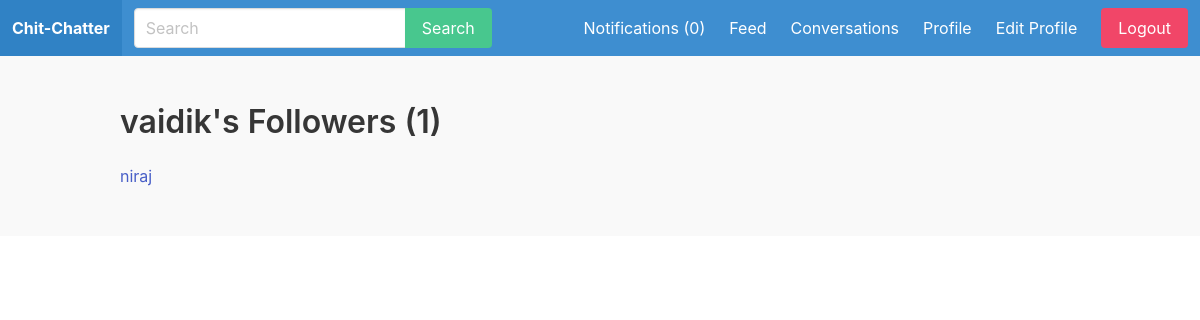
The page /profile/vaidik/followers/ (signed in) on the database as committed earlier.
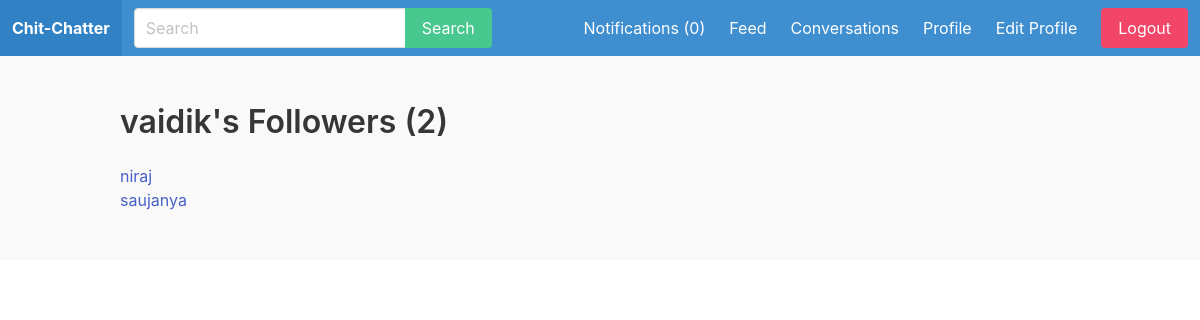
The same page on the database as committed later.
### apps/user_profile/models.py (models this page shows, shortened)
class UserProfile(models.Model):
  user = models.OneToOneField(User, on_delete=models.CASCADE)
  follows = models.ManyToManyField('self', related_name='followed_by', symmetrical=False)  # if A follows B, B should not automatically follow back A
  avatar = models.ImageField(upload_to='uploads/', null=False, blank=False, default='uploads/default.jpg')

### apps/user_profile/views.py (the view)
# urls.py: path('profile/<str:username>/followers/', followers, name='followers'),
def followers(request, username):
  user = get_object_or_404(User, username=username)
  return render(request, 'user_profile/followers.html', {'user': user})

### apps/notification/context_processors.py (called while the page is built)
def notifications(request):
  if request.user.is_authenticated:
    return {'notifications': request.user.notifications.filter(is_read=False)}
  else:
    return {'notifications': []}

### apps/user_profile/templates/user_profile/followers.html (shortened to what this page needs)
{% extends 'core/base.html' %}
{% load humanize %}
  {% block content %}
    <div class="container">
      <div class="columns">
        <div class="column is-12">
          <h1 class="title">
            {{ user.username }}'s Followers ({{ user.user_profile.followed_by.count }})
          </h1>
        </div>
      </div>
      <div class="columns">
        <div class="column is-8">
          {% for follower in user.user_profile.followed_by.all %}
            <p class="name">
              <a href="{% url 'user_profile' follower.user.username %}">
                {{ follower.user.username }}
              </a>
            </p>
          {% endfor %}
        </div>
      </div>
    </div>
  {% endblock %}

Rows that differ between the two databases and show on the page:
now on this page (row edited): UserProfile: user.username "saujanya"
Other text that changed with them:
{{ user.user_profile.followed_by.count }}: "1" → "2"
